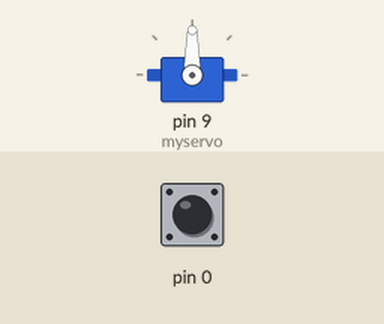
The sketch below on a simulated Arduino Uno, built with avr-gcc and run on an emulated ATmega328P. On the bench: servo. The inputs (shaded band) are chosen by the test bench; at power-on: pin 0 HIGH.

Above: at 1.2 s.
1.3 s: pin 0 pulled LOW for 0.15 s
At 1.73 s:
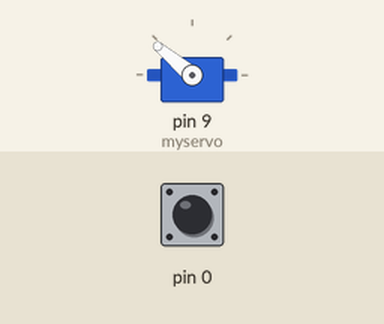
3.3 s: pin 0 pulled LOW for 1 s
At 5.4 s:
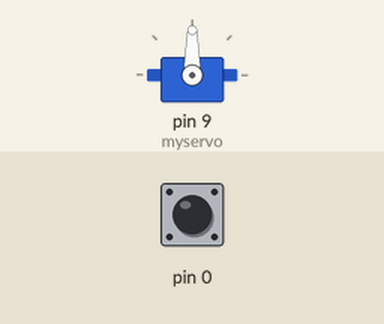
5.8 s: pin 0 pulled LOW for 3.2 s
At 7.17 s:
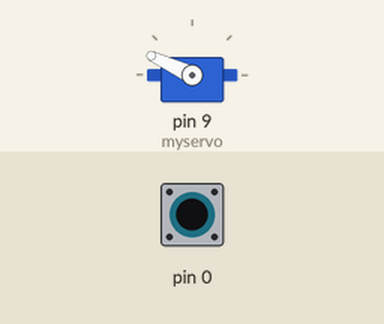
Timing chart, 0 to 10.7 s (numbered marks = the images above; inputs shaded):
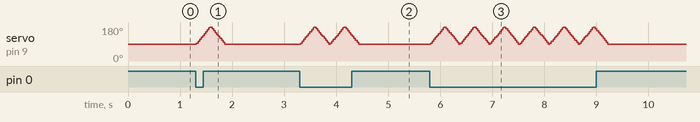

The sketch:

single-servo.ino
```cpp
#include <Servo.h>


Servo myservo;  // create servo object to control a servo

// twelve servo objects can be created on most boards


int pos = 90;    // variable to store the servo position


void setup() {


  pinMode(0, INPUT_PULLUP);

  myservo.attach(9);  // attaches the servo on pin 9 to the servo object

}


void loop() {

 if (!digitalRead(0)) {

  for (pos = 90; pos <= 180; pos += 5) { // goes from 0 degrees to 180 degrees

    // in steps of 1 degree

    myservo.write(pos);              // tell servo to go to position in variable 'pos'

    delay(15);                       // waits 15ms for the servo to reach the position

  }

  for (pos = 180; pos >= 90; pos -= 5) { // goes from 180 degrees to 0 degrees

    myservo.write(pos);              // tell servo to go to position in variable 'pos'

    delay(15);                       // waits 15ms for the servo to reach the position

  }

 }

}
```

Measured:
- after the input at 1.3 s, servo on pin 9 (myservo): rises from 90° to 180° in 0.26 s, then falls to 90° in 0.29 s
